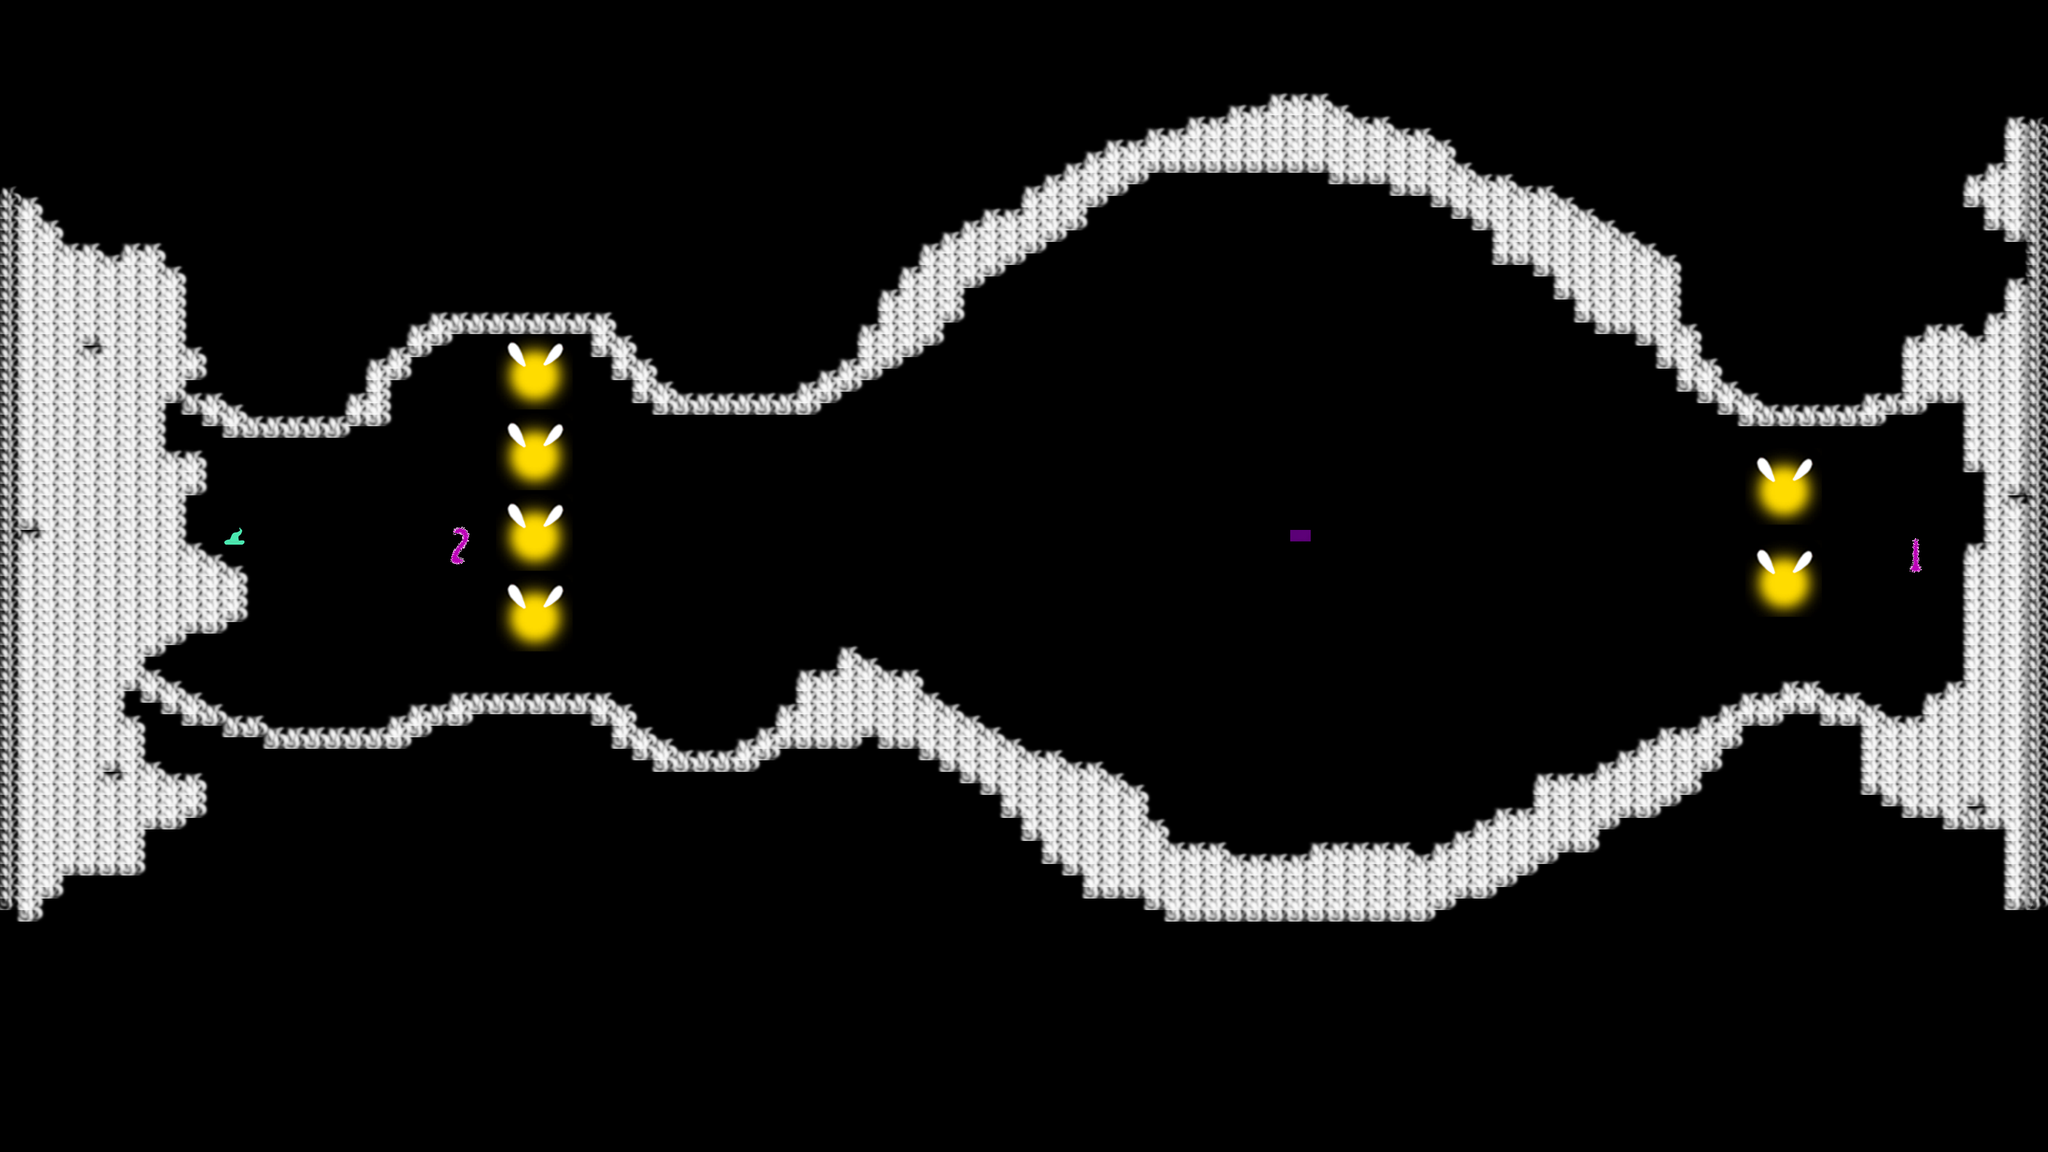

Rendered tile map (Tiled .tmx) drawn with the repository's tilesets; below, a short description and the map source with its tile grids summarised:
An orthogonal 100x100 tile map with 32x18 px tiles, 1 tile layer (Maze), 12 tilesets.

<map version="1.0" orientation="orthogonal" renderorder="right-down" width="100" height="100" tilewidth="32" tileheight="18" nextobjectid="58">
 <tileset firstgid="1" name="w" tilewidth="50" tileheight="37" tilecount="3" columns="1">
  <tileoffset x="-10" y="0" />
  <properties>
   <property name="1" type="int" value="0" />
  </properties>
  <image source="../mistic/mistblock/mistblock1.png" width="50" height="50" />
  <terraintypes>
   <terrain name="Walls" tile="3" />
  </terraintypes>
  <tile id="0" terrain="0,0,0,0" />
  <tile id="1" terrain="0,0,0,0" />
  <tile id="2" terrain="0,0,0,0" />
 </tileset>
 <tileset firstgid="4" name="m" tilewidth="768" tileheight="576" tilecount="1" columns="1">
  <image source="../mistic/backgroundresize.png" width="1024" height="576" />
 </tileset>
 <tileset firstgid="5" name="g" tilewidth="40" tileheight="32" tilecount="3" columns="1">
  <tileoffset x="-10" y="5" />
  <image source="../mistic/gorfs/OGgorf.png" trans="1fec46" width="48" height="110" />
 </tileset>
 <tileset firstgid="8" name="f" tilewidth="32" tileheight="18" tilecount="6" columns="2">
  <image source="../mistic/fog/new_boundary.png" trans="c700ff" width="64" height="64" />
 </tileset>
 <tileset firstgid="14" name="l" tilewidth="200" tileheight="184" tilecount="1" columns="1">
  <tileoffset x="-80" y="0" />
  <image source="../mistic/unlit white.png" trans="27ff06" width="200" height="184" />
 </tileset>
 <tileset firstgid="15" name="r" tilewidth="50" tileheight="50" tilecount="1" columns="1">
  <tileoffset x="-15" y="0" />
  <image source="../mistic/environment/rock2.png" width="57" height="80" />
 </tileset>
 <tileset firstgid="16" name="t" tilewidth="118" tileheight="162" tilecount="1" columns="0">
  <tileoffset x="-45" y="7" />
  <image source="../mistic/environment/tree4.png" trans="27ff06" width="108" height="270" />
 </tileset>
 <tileset firstgid="17" name="i" tilewidth="120" tileheight="120" tilecount="1" columns="1">
  <tileoffset x="-25" y="10" />
  <image source="../mistic/fireflybig.png" trans="003039" width="120" height="120" />
 </tileset>
 <tileset firstgid="18" name="x" tilewidth="19" tileheight="54" tilecount="1" columns="1">
  <tileoffset x="8" y="-5" />
  <image source="../mistic/numbers_purple/numbers_0009_1.png" trans="27ff06" width="19" height="54" />
 </tileset>
 <tileset firstgid="19" name="y" tilewidth="30" tileheight="59" tilecount="1" columns="1">
  <image source="../mistic/numbers_purple/numbers_0008_2.png" trans="003039" width="30" height="59" />
 </tileset>
 <tileset firstgid="20" name="z" tilewidth="29" tileheight="57" tilecount="1" columns="1">
  <image source="../mistic/numbers_purple/numbers_0007_3.png" trans="003039" width="29" height="57" />
 </tileset>
 <tileset firstgid="21" name="a" tilewidth="30" tileheight="60" tilecount="1" columns="1">
  <image source="../mistic/numbers_purple/numbers_0006_4.png" trans="003039" width="30" height="60" />
 </tileset>
 <objectgroup name="Background" visible="0" />
 <layer name="Maze" width="100" height="100">
  <data>[10000 cells, 1414 non-empty, 7 distinct tile ids]</data>
 </layer>
</map>
